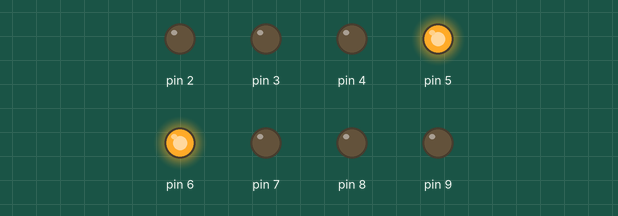
Bench run of a sketch on a simulated Arduino Uno, built with avr-gcc and run on an emulated ATmega328P. Shown: output pins drawn as LEDs (lit = HIGH).

Above: at 0.15 s.
At 6.11 s:
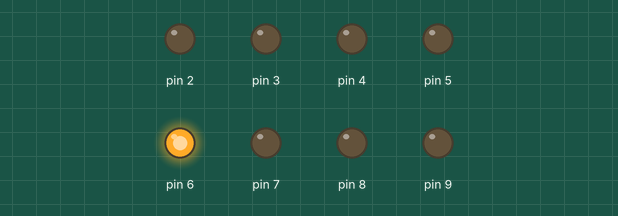
At 6.61 s:
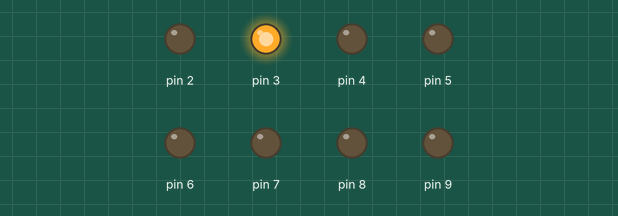
At 7.11 s:
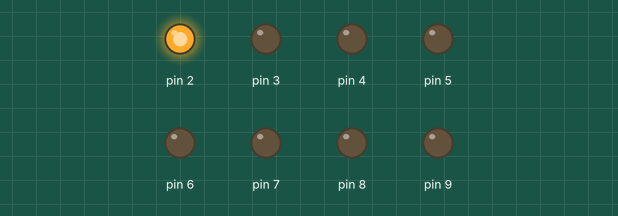
At 7.61 s:
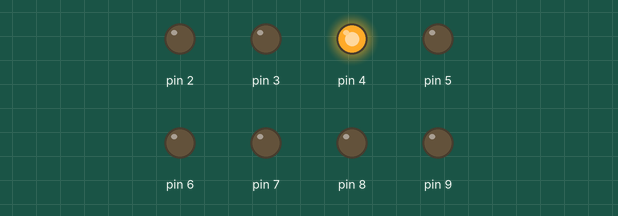
At 8.2 s:
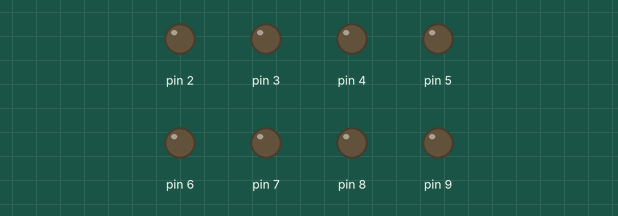
Timing chart, 0 to 13.3 s (numbered marks = the images above):
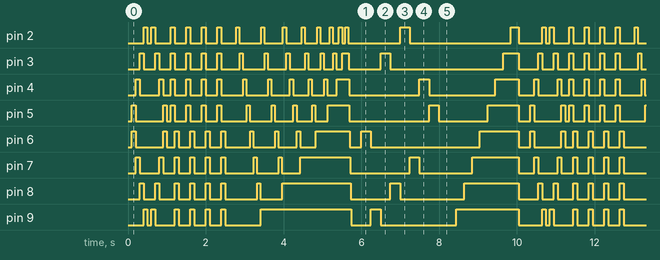

The sketch:

21-colorful-lights-blinking.ino
```cpp
// Project #21 - Colorful lights blinking
// This code is part of the challenge 100 Arduino and ESP32 projects.
// You can find more information about this initiative at https://github.com/LucasFernandoChannel/one-hundred-projects-challenge
// Created by Lucas Fernando - check my Youtube channel at https://www.youtube.com/@lucasfernandochannel

int lightsOne[11][8] = {{0, 0, 0, 0, 0, 0, 0, 0}, {0, 0, 0, 1, 1, 0, 0, 0}, {0, 0, 1, 0, 0, 1, 0, 0}, {0, 1, 0, 0, 0, 0, 1, 0}, {1, 0, 0, 0, 0, 0, 0, 1}, {0, 0, 0, 0, 0, 0, 0, 0},
                        {1, 0, 0, 0, 0, 0, 0, 1}, {0, 1, 0, 0, 0, 0, 1, 0}, {0, 0, 1, 0, 0, 1, 0, 0}, {0, 0, 0, 1, 1, 0, 0, 0}, {0, 0, 0, 0, 0, 0, 0, 0}};

int lightsTwo[4][8] = {{1, 1, 1, 1, 0, 0, 0, 0}, {0, 0, 0, 0, 1, 1, 1, 1}};

int lightsThree[38][8] = {{0, 0, 0, 0, 0, 0, 0, 0}, {1, 0, 0, 0, 0, 0, 0, 0}, {0, 1, 0, 0, 0, 0, 0, 0}, {0, 0, 1, 0, 0, 0, 0, 0}, {0, 0, 0, 1, 0, 0, 0, 0}, {0, 0, 0, 0, 1, 0, 0, 0}, {0, 0, 0, 0, 0, 1, 0, 0}, {0, 0, 0, 0, 0, 0, 1, 0}, {0, 0, 0, 0, 0, 0, 0, 1},
                          {1, 0, 0, 0, 0, 0, 0, 1}, {0, 1, 0, 0, 0, 0, 0, 1}, {0, 0, 1, 0, 0, 0, 0, 1}, {0, 0, 0, 1, 0, 0, 0, 1}, {0, 0, 0, 0, 1, 0, 0, 1}, {0, 0, 0, 0, 0, 1, 0, 1}, {0, 0, 0, 0, 0, 0, 1, 1},
                          {1, 0, 0, 0, 0, 0, 1, 1}, {0, 1, 0, 0, 0, 0, 1, 1}, {0, 0, 1, 0, 0, 0, 1, 1}, {0, 0, 0, 1, 0, 0, 1, 1}, {0, 0, 0, 0, 1, 0, 1, 1}, {0, 0, 0, 0, 0, 1, 1, 1},
                          {1, 0, 0, 0, 0, 1, 1, 1}, {0, 1, 0, 0, 0, 1, 1, 1}, {0, 0, 1, 0, 0, 1, 1, 1}, {0, 0, 0, 1, 0, 1, 1, 1}, {0, 0, 0, 0, 1, 1, 1, 1},
                          {1, 0, 0, 0, 1, 1, 1, 1}, {0, 1, 0, 0, 1, 1, 1, 1}, {0, 0, 1, 0, 1, 1, 1, 1}, {0, 0, 0, 1, 1, 1, 1, 1},
                          {1, 0, 0, 1, 1, 1, 1, 1}, {0, 1, 0, 1, 1, 1, 1, 1}, {0, 0, 1, 1, 1, 1, 1, 1},
                          {1, 0, 1, 1, 1, 1, 1, 1}, {0, 1, 1, 1, 1, 1, 1, 1},
                          {1, 1, 1, 1, 1, 1, 1, 1},
                          {0, 0, 0, 0, 0, 0, 0, 0}};

int lightsFour[10][8] = {{0, 0, 0, 0, 0, 0, 0, 0}, {0, 0, 0, 0, 1, 0, 0, 0}, {0, 0, 0, 0, 0, 0, 0, 1}, {0, 1, 0, 0, 0, 0, 0, 0}, {0, 0, 0, 0, 0, 0, 1, 0},
                         {1, 0, 0, 0, 0, 0, 0, 0}, {0, 0, 0, 0, 0, 1, 0, 0}, {0, 0, 1, 0, 0, 0, 0, 0}, {0, 0, 0, 1, 0, 0, 0, 0}, {0, 0, 0, 0, 0, 0, 0, 0}};

int lightsFive[10][8] = {{0, 0, 0, 0, 0, 0, 0, 0}, {0, 0, 0, 0, 0, 0, 0, 1}, {0, 0, 0, 0, 0, 0, 1, 1}, {0, 0, 0, 0, 0, 1, 1, 1}, {0, 0, 0, 0, 1, 1, 1, 1},
                         {0, 0, 0, 1, 1, 1, 1, 1}, {0, 0, 1, 1, 1, 1, 1, 1}, {0, 1, 1, 1, 1, 1, 1, 1}, {1, 1, 1, 1, 1, 1, 1, 1}, {0, 0, 0, 0, 0, 0, 0, 0}};
void setup() {
  pinMode(2, OUTPUT);
  pinMode(3, OUTPUT);
  pinMode(4, OUTPUT);
  pinMode(5, OUTPUT);
  pinMode(6, OUTPUT);
  pinMode(7, OUTPUT);
  pinMode(8, OUTPUT);
  pinMode(9, OUTPUT);

  digitalWrite(2, LOW);
  digitalWrite(3, LOW);
  digitalWrite(4, LOW);
  digitalWrite(5, LOW);
  digitalWrite(6, LOW);
  digitalWrite(7, LOW);
  digitalWrite(8, LOW);
  digitalWrite(9, LOW);
}

void loop() {
  int i;
  int j;
  // First effect
  for(i = 0; i < 11; i++) {
    for(j = 0; j < 8; j++) {
      digitalWrite(j + 2, lightsOne[i][j]);
    }
    delay(100);
  }
  // Second effect
  for(int k = 0; k < 4; k++) {
    for(i = 0; i < 4; i++) {
      for(j = 0; j < 8; j++) {
        digitalWrite(j + 2, lightsTwo[i][j]);
      }
      delay(100);
    }
  }
  // Third effect
  for(i = 0; i < 38; i++) {
    for(j = 0; j < 8; j++) {
      digitalWrite(j + 2, lightsThree[i][j]);
      delay(10);
    }
  }
  // Forth effect
  for(i = 0; i < 10; i++) {
    for(j = 0; j < 8; j++) {
      digitalWrite(j + 2, lightsFour[i][j]);
    }
    delay(250);
  }
  // Fifth effect
  for(i = 0; i < 10; i++) {
    for(j = 0; j < 8; j++) {
      digitalWrite(j + 2, lightsFive[i][j]);
    }
    delay(200);
  }
}
```

Measured:
- by itself, pin 2–7: moves between LOW and HIGH, repeating every 10.2 s
- by itself, pin 9: repeats every 10.2 s: LOW 0.10 s, HIGH 0.10 s, LOW 0.50 s, 3 × (HIGH 0.10 s, LOW 0.30 s), HIGH 0.10 s, LOW 0.91 s, HIGH 2.3 s, LOW 0.51 s, HIGH 0.25 s, LOW 2.0 s, HIGH 1.6 s, LOW 0.60 s, HIGH 0.10 s
- by itself, pin 8: repeats every 10.2 s: LOW 0.30 s, HIGH 0.10 s, LOW 0.40 s, 3 × (HIGH 0.10 s, LOW 0.30 s), HIGH 0.10 s, LOW 0.82 s, HIGH 0.08 s, LOW 0.56 s, HIGH 1.8 s, LOW 1.0 s, HIGH 0.25 s, LOW 1.7 s, HIGH 1.4 s, LOW 0.50 s, HIGH 0.10 s
